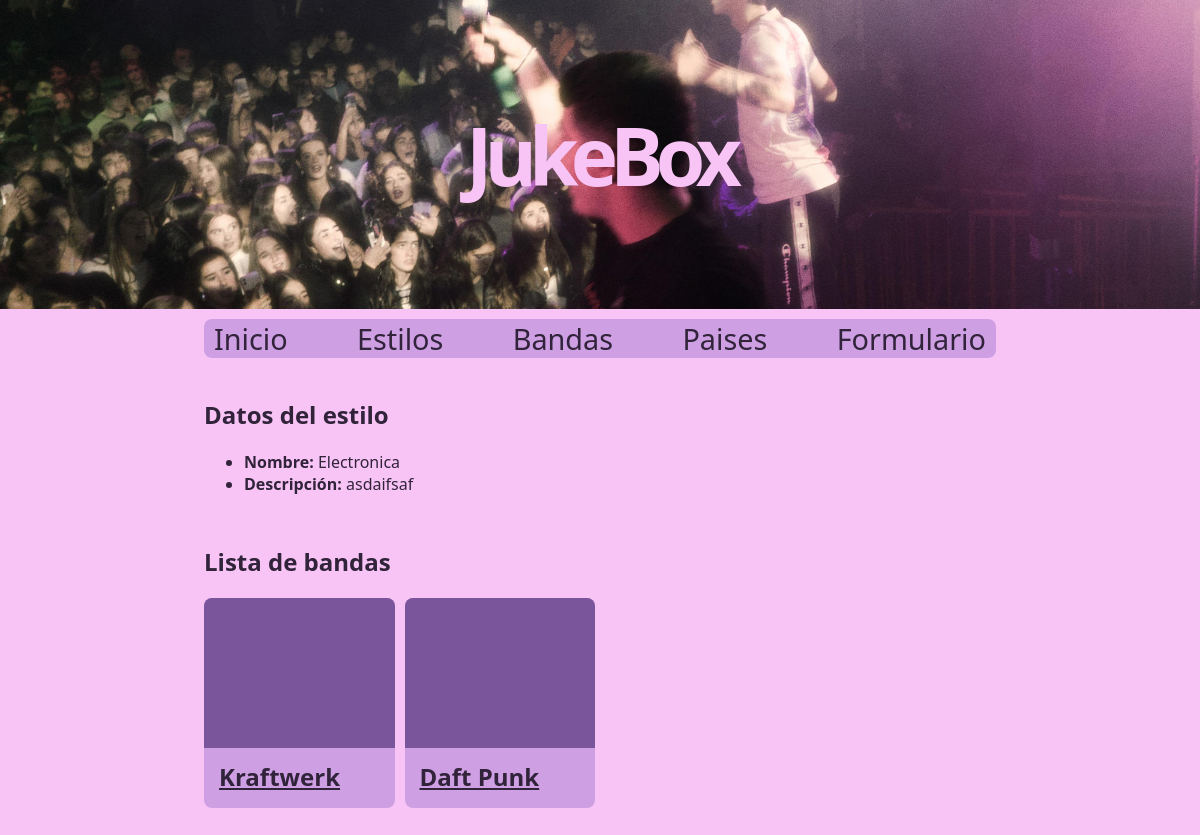
The app's page /estilos/1, older data.
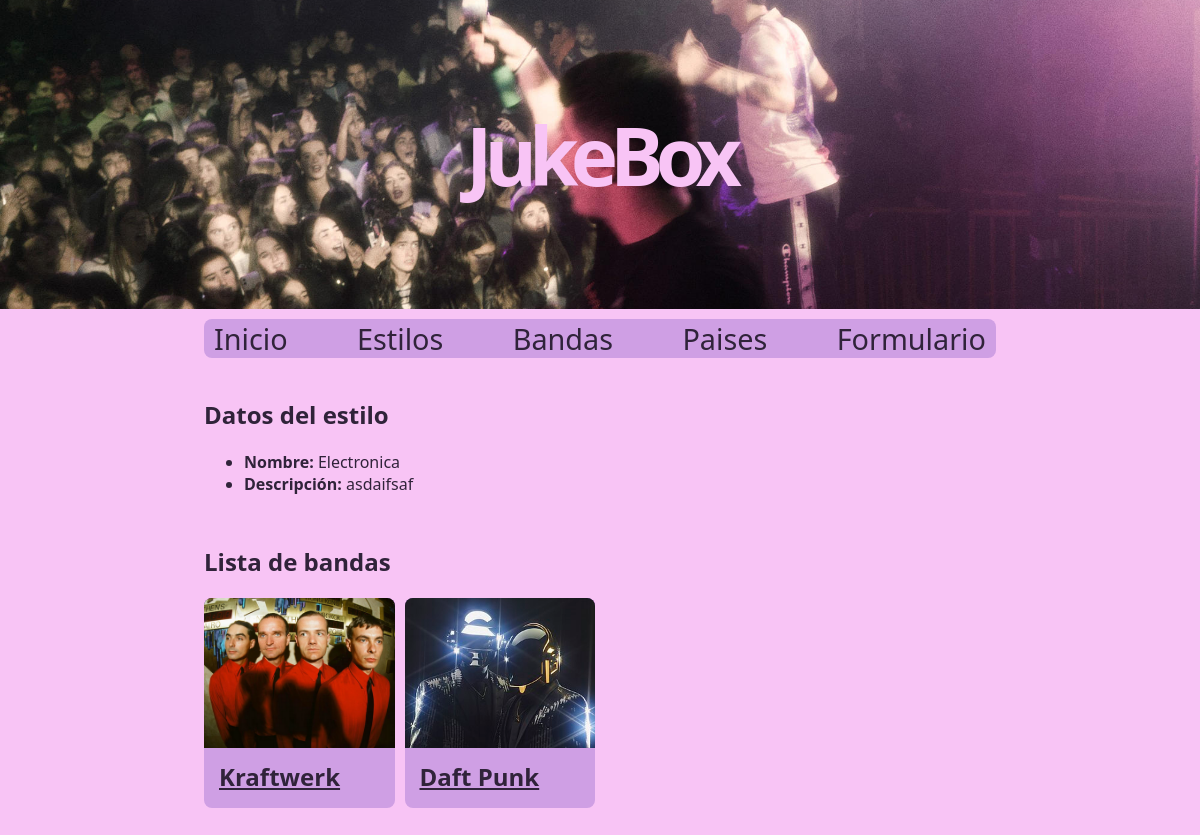
The same page, newer data.
### appJukeBox/models.py (models this page shows, shortened)
class Banda(models.Model):
    nombre = models.CharField(max_length=100)
    pais = models.ForeignKey(Pais, on_delete=models.SET_NULL, null=True)
    descripcion = models.TextField()
    estilos = models.ManyToManyField(Estilo)
    imagen = models.ImageField(null=True, blank=True ,upload_to="images/")

### appJukeBox/views.py (the view)
# urls.py: path('estilos/<int:estilo_id>', views.show_estilo, name='estilo'),
def show_estilo(request, estilo_id):
	estilo = get_object_or_404(Estilo, pk=estilo_id)
	bandas = estilo.banda_set.all()
	context = {'bandas': bandas, 'estilo': estilo}
	return render(request, "estilo.html", context)

### appJukeBox/templates/estilo.html (shortened to what this page needs)
{% extends "base.html" %}
{% block contenido %}
    <h2>Datos del estilo</h2>
    {% if estilo %}
            <section class="detail">
                <ul>
                <li>
                    <b>Nombre:</b>
                    {{estilo.nombre}}
                </li>
                <li>
                    <b>Descripción:</b>
                    {{ estilo.descripcion}}
                </li>
                </ul>
            </section>
            <h2>Lista de bandas</h2>
            <section class="container">
                {% if bandas %}
                    {% for b in bandas %}
                    <div class="card">
                        <div class="card-image">
                            {% if b.imagen %}
                            <img src="{{b.imagen.url}}" alt="sin imagen">
                            {% endif %}
                        </div>
                        <div class="card-content">
                            <h2>
                                <a href="/bandas/{{ b.id }}">{{ b.nombre}}</a>
                            </h2>
                        </div>
                    </div>
                    {% endfor %}
                {% else %}
                    No hay bandas dentro de este estilo
                {% endif %}
            </section>
    {% else %}
        <p>No existe este estilo.</p>
    {% endif %}
{% endblock %}

Row changes from the older to the newer data that the page shows:
changed Banda "Kraftwerk": imagen: picture added
changed Banda "Daft Punk": imagen: picture added
